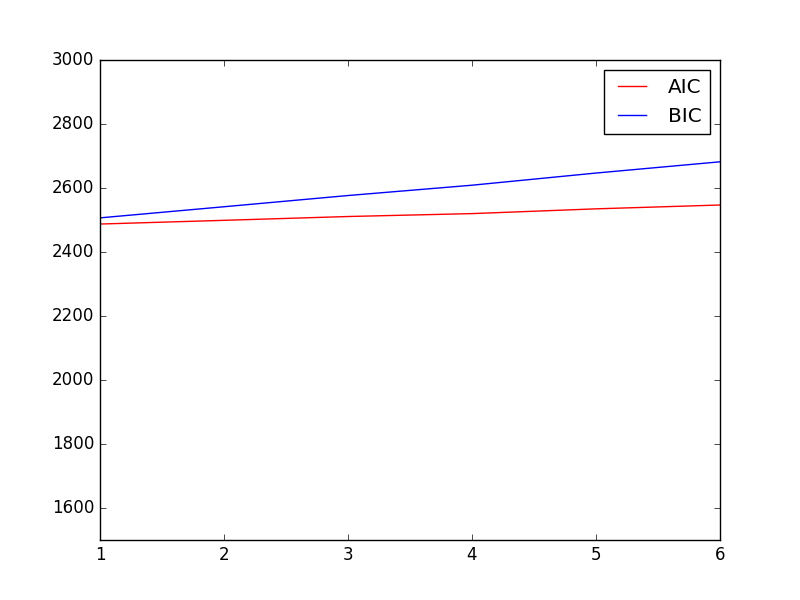

Here is the Python script that generated this plot:
import numpy as np
from matplotlib import pyplot as plt
from sklearn import mixture

dat = np.genfromtxt("gmmData.txt", delimiter=",")

aicsums = np.zeros(6)
bicsums = np.zeros(6)

def plot(scores, color):
	plt.axis([1, 6, 1500, 3000])
	plt.plot([1,2,3,4,5,6], scores, color, label="AIC" if color == 'r' else "BIC")

for x in range(1,7):
	for y in range(100):
		gmm = mixture.GaussianMixture(n_components=x, init_params="random")
		gmm.fit(dat)
		aicsums[x-1] += gmm.aic(dat)
		bicsums[x-1] += gmm.bic(dat)

aicsums = np.divide(aicsums, 100)
bicsums = np.divide(bicsums, 100)

plot(aicsums, 'r')
plot(bicsums, 'b')
plt.legend()
plt.show()
